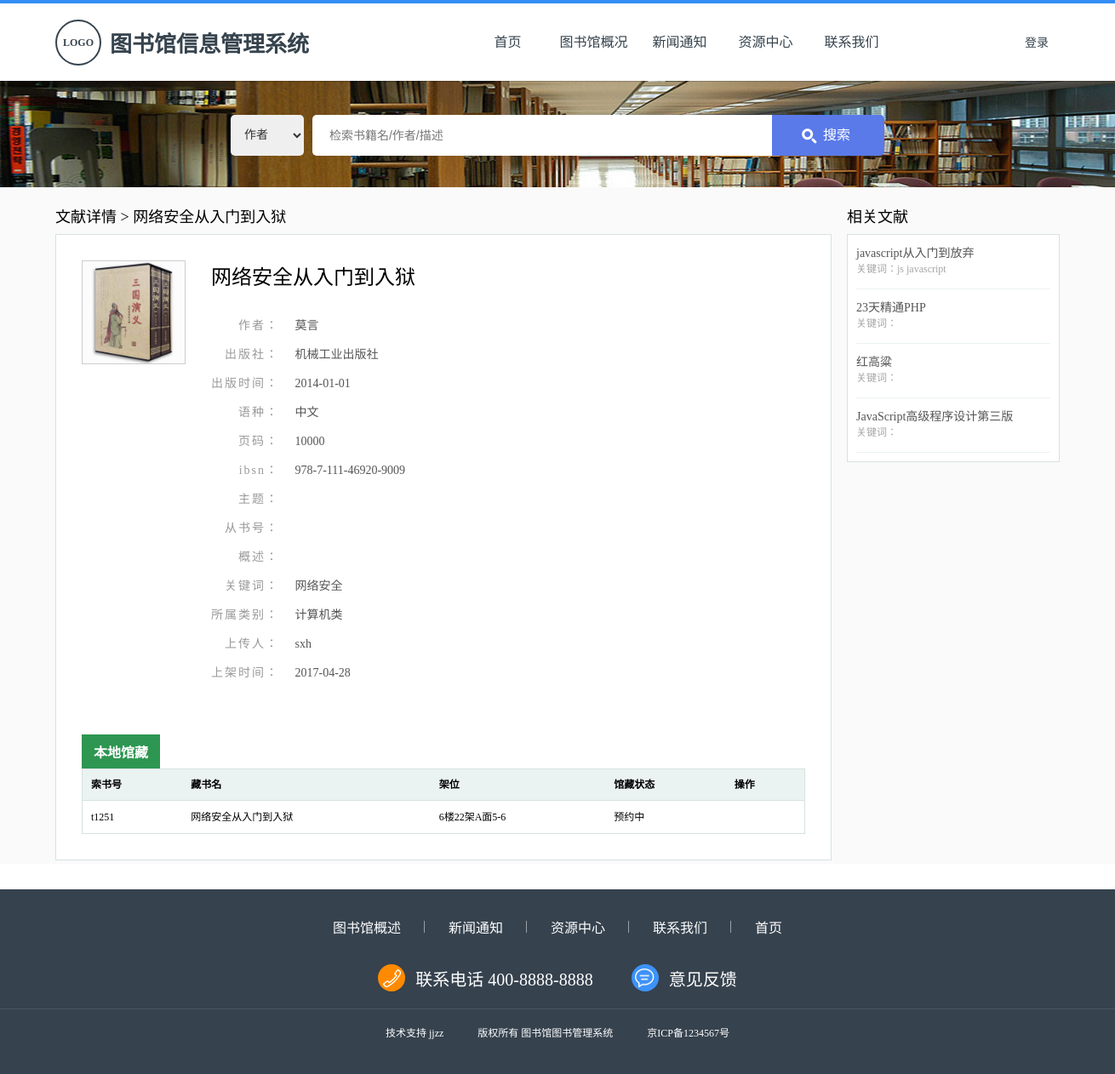
/library/book-item.php?booksId=t125&key=author&words=莫言, run on an earlier commit of the app's database.
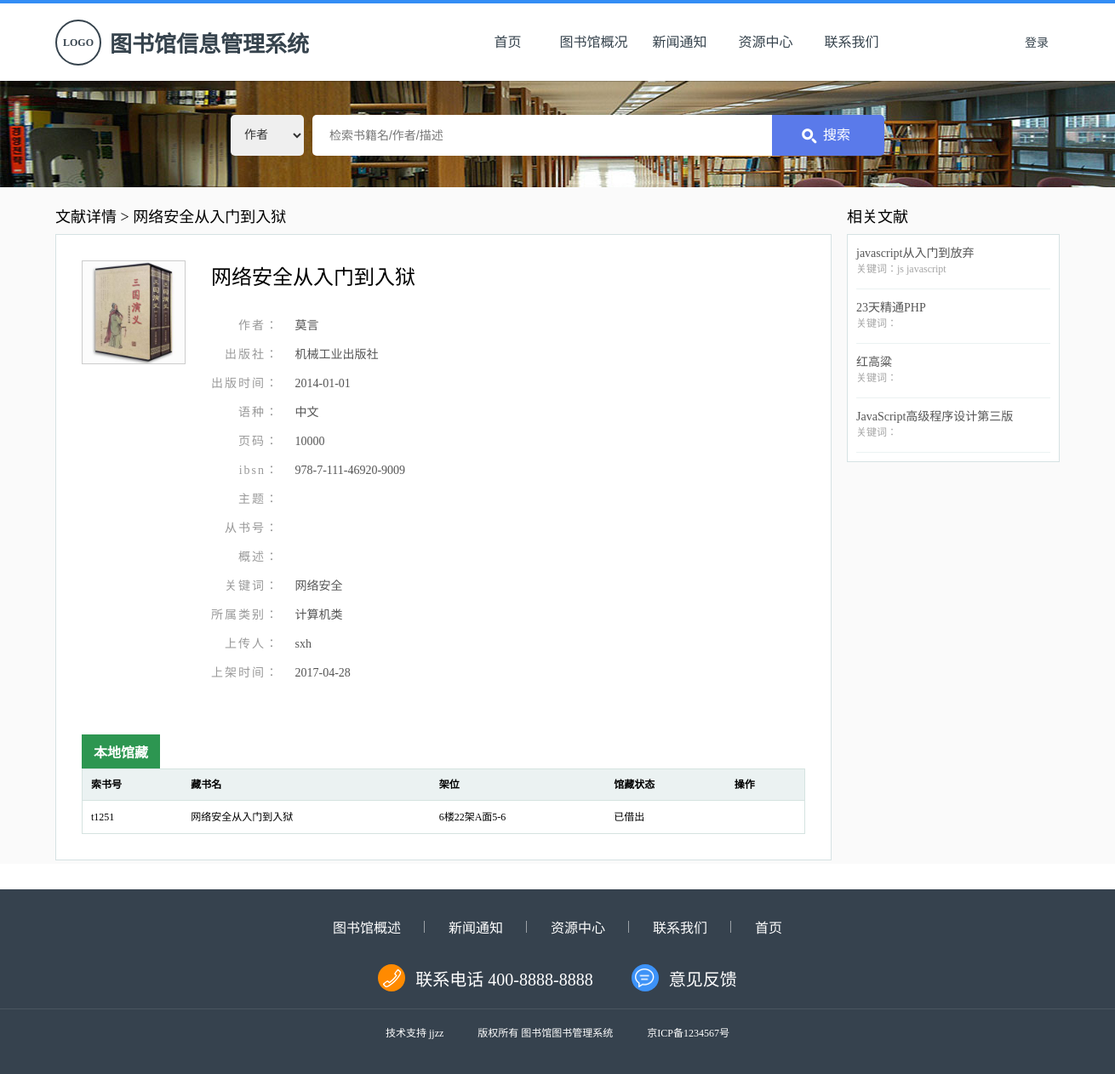
And on a later commit of the database.
### tables this page shows
CREATE TABLE `books` (
  `booksId` varchar(100) NOT NULL,
  `bookName` varchar(100) NOT NULL,
  `img` varchar(100) DEFAULT NULL,
  `author` varchar(100) NOT NULL,
  `press` varchar(100) DEFAULT NULL,
  `pressDate` date DEFAULT NULL,
  `pages` int(11) DEFAULT NULL,
  `language` varchar(100) DEFAULT NULL,
  `ibsn` varchar(100) DEFAULT NULL,
  `price` float DEFAULT NULL,
  `theme` varchar(100) DEFAULT NULL,
  `series` varchar(100) DEFAULT NULL,
  `summary` varchar(100) DEFAULT NULL,
  `cateId` int(11) NOT NULL,
  `keyword` varchar(100) DEFAULT NULL,
  `inputDate` date DEFAULT NULL,
  `adminId` varchar(100) NOT NULL,
  `memo` text,
  PRIMARY KEY (`booksId`),
  KEY `a1` (`adminId`),
  KEY `a2` (`cateId`),
  CONSTRAINT `a1` FOREIGN KEY (`adminId`) REFERENCES `admin` (`adminId`) ON DELETE CASCADE ON UPDATE CASCADE,
  CONSTRAINT `a2` FOREIGN KEY (`cateId`) REFERENCES `category` (`cateId`) ON DELETE CASCADE ON UPDATE CASCADE
);

CREATE TABLE `category` (
  `cateId` int(11) NOT NULL AUTO_INCREMENT,
  `cateName` varchar(100) NOT NULL,
  `memo` text,
  PRIMARY KEY (`cateId`)
);

CREATE TABLE `eachbooks` (
  `eachId` varchar(100) NOT NULL,
  `booksId` varchar(100) NOT NULL,
  `floor` int(11) NOT NULL,
  `shelfNo` int(11) NOT NULL,
  `addr` varchar(100) NOT NULL,
  `status` varchar(100) NOT NULL DEFAULT '',
  `memo` text,
  PRIMARY KEY (`eachId`),
  KEY `qqqqq` (`booksId`),
  KEY `eeeeeeeee` (`floor`),
  CONSTRAINT `qqqqq` FOREIGN KEY (`booksId`) REFERENCES `books` (`booksId`) ON DELETE CASCADE ON UPDATE CASCADE
);

### library/data.php (called while the page is built, shortened)
<?php
	class DataBase {
		function getData($sql) {
			$resl = Array();
			$select = mysql_query($sql);
	        while ($row = mysql_fetch_array($select)) {
	        	array_push($resl, $row);
	        }
	        return $resl;
		}
	}

### library/book-item.php (the view, shortened to what this page needs)
<!DOCTYPE html>
<html lang="en">
<head>
    <link href="css/index-master.css" rel="stylesheet" />
    <link href="css/book-item.css" rel="stylesheet" />
</head>
<body>
    <?php
        include 'index-master-header.php';
        $booksId = '';
        $key = '';
        $words = '';
        if (isset($_GET['booksId'])) {
            $booksId = $_GET['booksId'];
        }
        if (isset($_GET['key'])) {
            $key = $_GET['key'];
        }
        if (isset($_GET['words'])) {
            $words = $_GET['words'];
        }
        $paramStr = $_SERVER["QUERY_STRING"];
    ?>
    <div class="search">
        <div class="search-wrap">
            <select class="search-select" value="<?php echo $key;?>">
                <option value="author" <?php if ($key=='author') echo 'selected';?>>作者</option>
            </select>
            <input class="search-input" id="searchInput" type="text" placeholder="检索书籍名/作者/描述" />
            <button class="search-button">搜索</button>
        </div>
    </div>
    <div class="book-container">
        <div class="center">
            <div class="book">
                <?php
                    $sqlCurr = 'select * from books join category on category.cateId = books.cateId join admin on admin.adminId = books.adminId where books.booksId = "'.$booksId.'"';
                    $infoCurr = $db->getData($sqlCurr)[0];
                ?>
                <h2 class="book-title book-title-book">文献详情 > <?php echo $infoCurr['bookName'];?></h2>
                <div class="book-wrap">
                    <img class="book-cover" src="<?php echo $infoCurr['img'];?>" title="<?php echo $infoCurr['bookName'];?>" />
                    <div class="book-detail">
                        <b class="book-detail-name"><?php echo $infoCurr['bookName'];?></b>
                        <ul class="book-detail-wrap">
                            <li class="book-detail-item">
                                <span class="book-detail-item-title">作者：</span>
                                <?php echo $infoCurr['author'];?>
                            </li>
                            <li class="book-detail-item">
                                <span class="book-detail-item-title">出版社：</span>
                                <?php echo $infoCurr['press'];?>
                            </li>
                            <li class="book-detail-item">
                                <span class="book-detail-item-title">出版时间：</span>
                                <?php echo $infoCurr['pressDate'];?>
                            </li>
                            <li class="book-detail-item">
                                <span class="book-detail-item-title">语种：</span>
                                <?php echo $infoCurr['language'];?>
                            </li>
                            <li class="book-detail-item">
                                <span class="book-detail-item-title">页码：</span>
                                <?php echo $infoCurr['pages'];?>
                            </li>
                            <li class="book-detail-item">
                                <span class="book-detail-item-title">ibsn：</span>
                                <?php echo $infoCurr['ibsn'];?>
                            </li>
                            <li class="book-detail-item">
                                <span class="book-detail-item-title">主题：</span>
                            </li>
                            <li class="book-detail-item">
                                <span class="book-detail-item-title">从书号：</span>
                            </li>
                            <li class="book-detail-item">
                                <span class="book-detail-item-title">概述：</span>
                            </li>
                            <li class="book-detail-item">
                                <span class="book-detail-item-title">关键词：</span>
                                <?php echo $infoCurr['keyword'];?>
                            </li>
                            <li class="book-detail-item">
                                <span class="book-detail-item-title">所属类别：</span>
                                <?php echo $infoCurr['cateName'];?>
                            </li>
                            <li class="book-detail-item">
                                <span class="book-detail-item-title">上传人：</span>
                                <?php echo $infoCurr['adminName'];?>
                            </li>
                            <li class="book-detail-item">
                                <span class="book-detail-item-title">上架时间：</span>
                                <?php echo $infoCurr['inputDate'];?>
                            </li>
                        </ul>
                    </div>
                    <div class="book-pos">
                        <b class="book-pos-title">本地馆藏</b>
                        <table class="book-pos-wrap">
                            <tr class="book-pos-head">
                                <th class="book-pos-th">索书号</th>
                                <th class="book-pos-th">藏书名</th>
                                <th class="book-pos-th">架位</th>
                                <th class="book-pos-th">馆藏状态</th>
                                <th class="book-pos-th">操作</th>
                            </tr>
                            <?php
                                $sqlEachs = 'select * from eachbooks where booksId = "'.$booksId.'"';
                                $infoEachs = $db->getData($sqlEachs);
                                for ($i = 0; $i < sizeof($infoEachs); $i++) {
                            ?>
                            <tr class="book-pos-tr">
                                <td class="book-pos-td"><?php echo $infoEachs[$i]['eachId'];?></td>
                                <td class="book-pos-td"><?php echo $infoCurr['bookName'];?></td>
                                <td class="book-pos-td">
                                    <?php
                                        echo $infoEachs[$i]['floor'].'楼'.$infoEachs[$i]['shelfNo'].'架'.$infoEachs[$i]['addr'];
                                    ?>
                                </td>
                                <td class="book-pos-td"><?php echo $infoEachs[$i]['status'];?></td>
                                <td class="book-pos-td"></td>
                            </tr>
                            <?php
                                }
                            ?>
                        </table>
                    </div>
                </div>
            </div>
            <div class="recom">
                <h2 class="book-title book-title-recom">相关文献</h2>
                <ul class="recom-container">
                    <?php
                        $sqlSame = 'select * from books ';
                        if ($_GET['key'] == 'all') {
                            $sqlSame .= 'where bookName like "%'.$words.'%" or author like "%'.$words.'%" '
                                    .'or press like "%'.$words.'%" or ibsn like "%'.$words.'%" '
                                    .'or theme like "%'.$words.'%" or keyword like "%'.$words.'%" ';
                        } else {
                            $sqlSame .= 'where '.$key.' like "%'.$words.'%" ';
                        }
                        $sqlSame .= 'limit 0, 6 ';
                        $infoSame = $db->getData($sqlSame);
                        for ($i = 0; $i < sizeof($infoSame); $i++) {
                            if ($infoSame[$i]['booksId'] == $booksId) {
                                continue;
                            }
                    ?>
                    <li class=recom-item>
                        <a class="recom-item-title" href="
                            <?php
                                echo 'book-item.php?key='.$key.'&words='.$words.'&booksId='.$infoSame[$i]['booksId'];
                            ?>
                        "><?php echo $infoSame[$i]['bookName']?></a>
                        <p class="recom-item-desc">关键词：<?php echo $infoSame[$i]['keyword']?></p>
                    </li>
                    <?php
                        }
                    ?>
                </ul>
            </div>
        </div>
    </div>
    <?php
        include 'index-master-footer.php';
    ?>
</body>
</html>

### library/index-master-header.php (shortened to what this page needs)
<header class="header">
    <div class="center">
        <a class="header-title" href="index.php" title="图书馆管理系统" alt="图书馆管理系统">
            <i class="header-title-icon">LOGO</i>
            <b class="header-title-text">图书馆信息管理系统</b>
        </a>
        <div class="user-container">
            <?php
                include 'data.php';
                $db = new DataBase();
                if (isset($_SESSION['user']) && $_SESSION['user'] != '') {
                    if ($_SESSION['role'] == 'student') {
                        $url = 'students/student-index.php';
                        $sql = 'select photo from students where studentId = "'.$_SESSION['user'].'"';
                        $imgSrc = $db->getSingleData($sql);
                    } else {
                        $url = 'admins/admin-index.php';
                        $imgSrc = 'imgs/person.png';
                    }
                    echo '<a class="user-item" href="'.$url.'" title="个人中心">
                             <img class="user-item-image" src="'.$imgSrc.'" title="个人中心" alt="个人中心" />
                             个人中心
                          </a>
                          <a class="user-item log-out" href="login.php" title="退出">退出</a>';
                } else {
                    echo '<a class="user-item" href="login.php">登录</a>';
                }
            ?>
        </div>
        <nav class="nav">
            <ul class="nav-wrap">
                <li class="nav-item"><a class="nav-item-a" href="index.php" title="首页">首页</a> </li>
                <li class="nav-item"><a class="nav-item-a" href="summary.php" title="图书馆概况">图书馆概况</a> </li>
                <li class="nav-item"><a class="nav-item-a" href="news.php" title="新闻通知">新闻通知</a> </li>
                <li class="nav-item"><a class="nav-item-a" href="download.php" title="资源中心">资源中心</a> </li>
                <li class="nav-item"><a class="nav-item-a" href="contact.php" title="联系我们">联系我们</a> </li>
            </ul>
        </nav>
    </div>
</header>

### library/index-master-footer.php
<footer class="footer">
    <div class="footer-nav">
        <a class="footer-nav-a" href="summary.php" title="图书馆概述">图书馆概述</a>
        <a class="footer-nav-a" href="news.php" title="新闻通知">新闻通知</a>
        <a class="footer-nav-a" href="download.php" title="资源中心">资源中心</a>
        <a class="footer-nav-a" href="contact.php" title="联系我们">联系我们</a>
        <a class="footer-nav-a" href="index.php" title="首页">首页</a>
    </div>
    <div class="footer-contact">
        <address class="footer-contact-tele">
            <i class="footer-contact-icon footer-contact-icon-phone"></i>联系电话 400-8888-8888
        </address>
        <a class="footer-contact-sug" href="#">
            <i class="footer-contact-icon footer-contact-icon-dialog"></i>意见反馈
        </a>
    </div>
    <div class="footer-copyright">
        <span class="footer-copyright-text">技术支持 jjzz</span>
        <span class="footer-copyright-text">版权所有 图书馆图书管理系统</span>
        <span class="footer-copyright-text">京ICP备1234567号</span>
    </div>
</footer>

### library/css/index-master.css (style rules this page uses)
* { margin: 0; padding: 0; }
a { text-decoration: none; color: #36434d; }
ul, li { list-style: none; }
body { min-width: 1300px; font-family: 'Microsoft Yahei'; }
.center { margin: 0 auto; width: 1180px; }
.header { position: relative; overflow: hidden; border-top: 4px solid #338df5; height: 91px; background-color: #fff; -webkit-box-shadow: 0 0 1px 1px rgba(0, 0, 0, .2); -moz-box-shadow: 0 0 1px 1px rgba(0, 0, 0, .2); box-shadow: 0 0 1px 1px rgba(0, 0, 0, .2); z-index: 5; }
.header-title { display: inline-flex; height: 91px; align-items: center; }
.header-title-icon { display: inline-block; overflow: hidden; border: 2px solid #36434d; -webkit-border-radius: 50%; -moz-border-radius: 50%; border-radius: 50%; width: 50px; height: 50px; font-size: 12px; font-style: normal; font-weight: 700; text-align: center; line-height: 50px; align-items: center; }
.header-title-text { margin-left: 10px; font-size: 26px; }
.nav { float: right; margin-right: 140px; }
.nav-item { float: left; }
.nav-item-a { display: block; width: 101px; height: 91px; font-size: 16px; line-height: 91px; text-align: center; background-color: #fff; box-sizing: border-box; }
.user-container { float: right; line-height: 91px; }
.user-item { position: relative; padding: 0 13px; font-size: 14px; }
.user-item:after { position: absolute; top: 0; right: 0; width: 1px; height: 100%; background-color: #ededed; content: ''; }
.user-item:nth-last-of-type(1):after { width: 0; }
.footer { text-align: center; background-color: #36424e; }
.footer-nav { display: inline-block; margin-top: 32px; }
.footer-nav-a { float: left; position: relative; margin: 0 28px; font-size: 16px; color: #fff; }
.footer-nav-a:after { position: absolute; top: 5px; right: -28px; width: 1px; height: 14px; background-color: #9ba1a7; content: ''; }
.footer-nav-a:nth-last-of-type(1):after { width: 0; }
.footer-contact { display: flex; margin: 28px 0 20px; justify-content: center; height: 32px; }
.footer-contact-tele { display: flex; align-items: center; font-style: normal; font-size: 20px; text-indent: 12px; color: #fff; }
.footer-contact-sug { display: flex; margin-left: 45px; align-items: center; font-size: 20px; text-indent: 12px; color: #fff; }
.footer-contact-icon { display: inline-block; -webkit-border-radius: 50%; -moz-border-radius: 50%; border-radius: 50%; width: 32px; height: 32px; background-position: center; background-repeat: no-repeat; }
.footer-contact-icon-phone { background-color: #ff8a00; background-image: url("../imgs/phone.png"); }
.footer-contact-icon-dialog { background-color: #3d92f7; background-image: url("../imgs/dialog.png"); }
.footer-copyright { border-top: 1px solid #4a5560; padding: 18px 0 40px; text-align: center; }
.footer-copyright-text { margin: 0 18px; font-family: '宋体'; font-size: 12px; color: #fff; }

What changed in the data, as far as the page shows it:
changed eachbooks "A面5-6": status "预约中" → "已借出"
